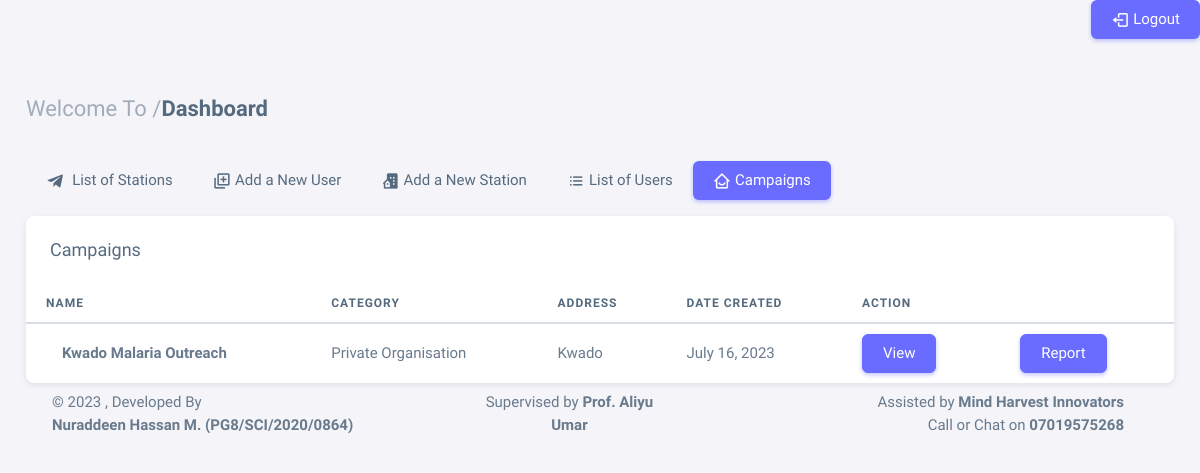
/camp-list, run on an earlier commit of the app's database.
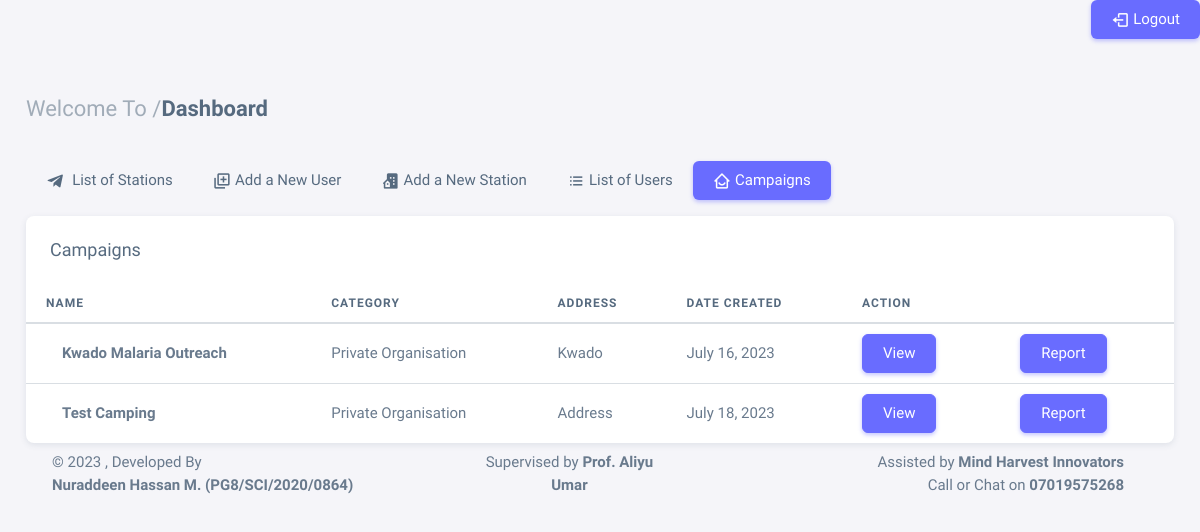
And on a later commit of the database.
### app/models.py (models this page shows, shortened)
class Campaign(models.Model):
    user = models.ForeignKey(User, on_delete=models.CASCADE)
    type = (
        ('Mass Screening', 'Mass Screening'),
        ('Community Camp', 'Community Camp'),
    )
    campaign_type = models.CharField(max_length=50, choices=type)
    select = (
        ('Governmental', 'Governmental'),
        ('Non-Governmental Organisation', 'Non-Governmental Organisation'),
        ('Private Organisation', 'Private Organisation'),
        ('Community Initiative', 'Community Initiative'),
    )
    name = models.CharField(max_length=50)
    station = models.ForeignKey(Station, on_delete=models.CASCADE)
    category = models.CharField(max_length=50, choices=select)
    gis_location = models.CharField(max_length=50)
    address = models.TextField(max_length=200)
    supervisor = models.TextField(max_length=200)
    phone = models.IntegerField()
    email = models.EmailField(max_length=200)
    date_created = models.DateField(auto_now_add=True)

### app/views.py (the view)
# urls.py: path('camp-list', views.CampList, name='camp-list'),
def CampList(request):
    campaigns = Campaign.objects.all()
    context = {
        'campaigns': campaigns,
    }
    return render(request, 'campaigns.html', context)

### app/templates/campaigns.html (shortened to what this page needs)
{% extends 'base.html' %}
{% block content %}
<div class="content-wrapper">
  <div class="container-xxl flex-grow-1 container-p-y">
    <h4 class="fw-semibold py-3 mb-4"><span class="text-muted fw-light">Welcome To /</span>Dashboard</h4>
  <div class="row">
    <div class="col-md-12">
        <ul class="nav nav-pills flex-column flex-md-row mb-3">
            <li class="nav-item">
                <a class="nav-link" href="{% url 'admin-dash' %}"><i class="bx bxl-telegram me-1"></i>
                    List of Stations</a>
            </li>
            <li class="nav-item">
                <a class="nav-link" href="{% url 'add-user' %}"><i class='bx bx-add-to-queue'></i> Add a New User</a>
            </li>
            <li class="nav-item">
                <a class="nav-link" href="{% url 'addStation' %}"><i class="bx bxs-building-house"></i> Add a New Station
                </a>
            </li>
            <li class="nav-item">
                <a class="nav-link" href="{% url 'user-list' %}"><i class="bx bx-list-ul"></i>
                    List of Users</a>
            </li>
            <li class="nav-item">
              <a class="nav-link active" href="javascript:void(0);"><i class="bx bx-home-smile"></i> Campaigns
              </a>
          </li>
        </ul>
    <div class="card">
      <h5 class="card-header">Campaigns</h5>
      <div class="table-responsive text-nowrap">
        <table class="table">
          <thead>
            <tr>
              <th>Name</th>
              <th>Category</th>
              <th>Address</th>
              <th>Date Created</th>
              <th>Action</th>
            </tr>
          </thead>
          <tbody class="table-border-bottom-0">
            {% for s in campaigns %}
            <tr>
              <td> <strong>{{s.name}}</strong></td>
              <td>{{s.category}}</td>
              <td>{{s.address}}</td>
              <td>{{s.date_created}}</td>
              <td>
                <a href="#" class="btn btn-primary me-2">View</a>
              </td>
              <td>
                <a href="#" class="btn btn-primary me-2">Report</a>
              </td>
            {% endfor %}
          </tbody>
        </table>
      </div>
    </div>
  </div>
</div>
{% endblock content %}

What changed in the data, as far as the page shows it:
added Campaign: name "Test Camping", category "Private Organisation", address "Address", date_created "July 18, 2023"
